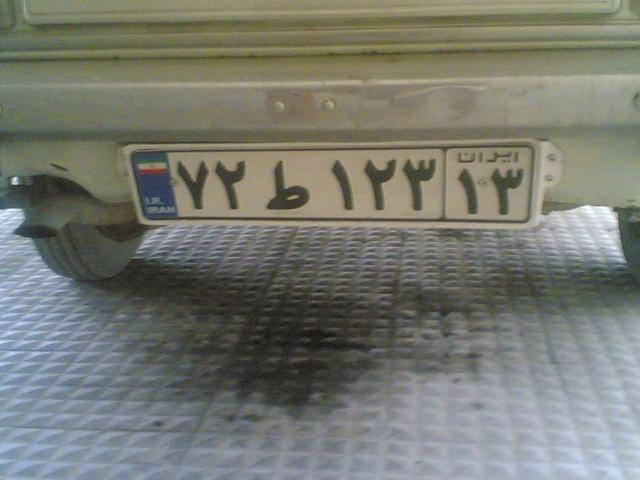
#> input picture projects/license-plate-detection/hough/ds/8.jpg, 640 x 480 px, given in place of 8.png, which was not available
$ python writeOnImg.py
#> lines starting #> are read from the running program, lines starting #| are printed output that depends on the picture; after the words box and inside, x2 and y2 are one past the last pixel; in counts of white or black regions, pixels touching at a corner belong together

import cv2 as cv

image = cv.imread('2/8.png')
#> image is the input picture: shape (480, 640, 3); mean B, G, R 113.2, 121.2, 119.3
FPS = 27
dt = 0.037
cv.putText(image,"Calculation Time: {:.03f} ms   FPS: {:.0f}".format(dt, FPS) ,(20,20), cv.FONT_HERSHEY_PLAIN, 1.4, [255,255,255], 2)
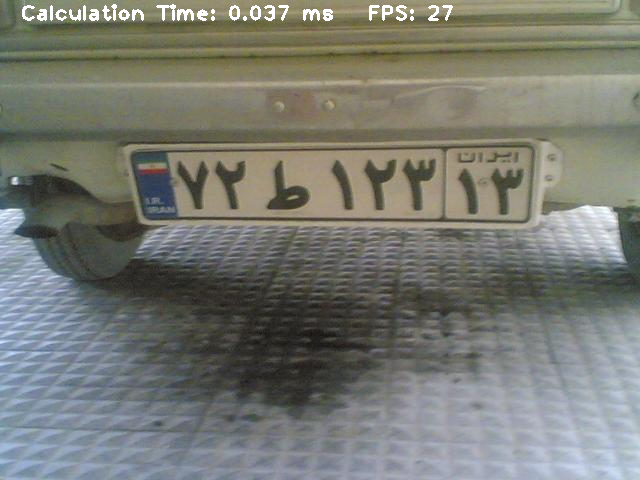
#> image: shape (480, 640, 3); 0.72% of pixels changed, all inside (x1, y1, x2, y2) = (22, 4, 453, 21)
cv.imwrite('filename.png', image)

$ run again, with projects/license-plate-detection/hough/ds/100.jpg copied over projects/license-plate-detection/hough/ds/8.jpg
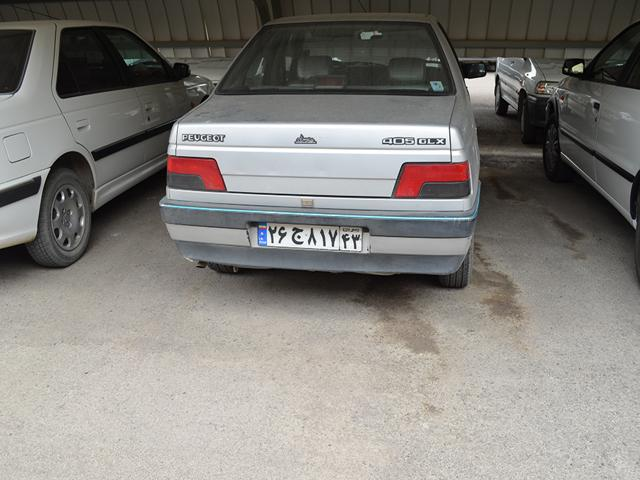
#> input picture projects/license-plate-detection/hough/ds/100.jpg, 640 x 480 px, given in place of 8.png, which was not available
#> image is the input picture: shape (480, 640, 3); mean B, G, R 125.3, 129.6, 132.4
#> `cv.putText(image,"Calculation Time: {:.03f} ms   FPS: {:.0f}".format(d..`:
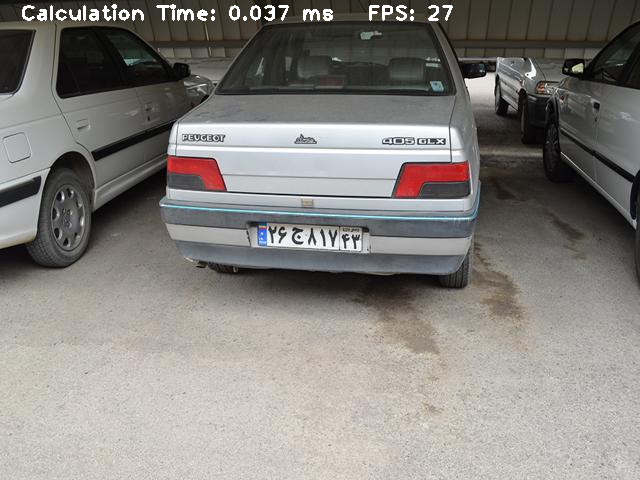
#> image: shape (480, 640, 3); 0.72% of pixels changed, all inside (x1, y1, x2, y2) = (22, 4, 453, 21)

$ run again, with projects/license-plate-detection/hough/ds/101.jpg copied over projects/license-plate-detection/hough/ds/8.jpg
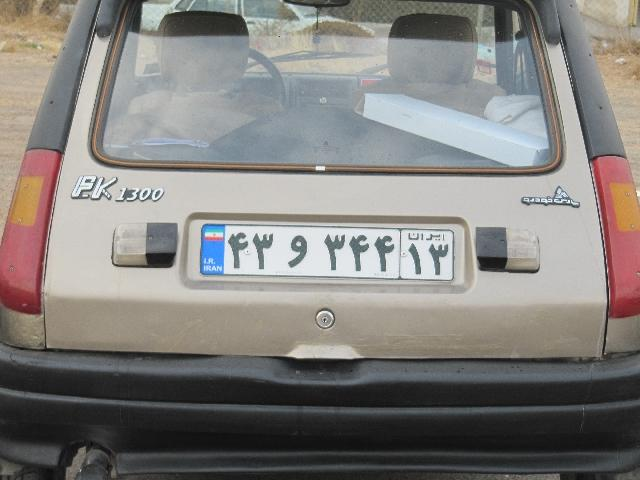
#> input picture projects/license-plate-detection/hough/ds/101.jpg, 640 x 480 px, given in place of 8.png, which was not available
#> image is the input picture: shape (480, 640, 3); mean B, G, R 125.6, 128.8, 131.6
#> `cv.putText(image,"Calculation Time: {:.03f} ms   FPS: {:.0f}".format(d..`:
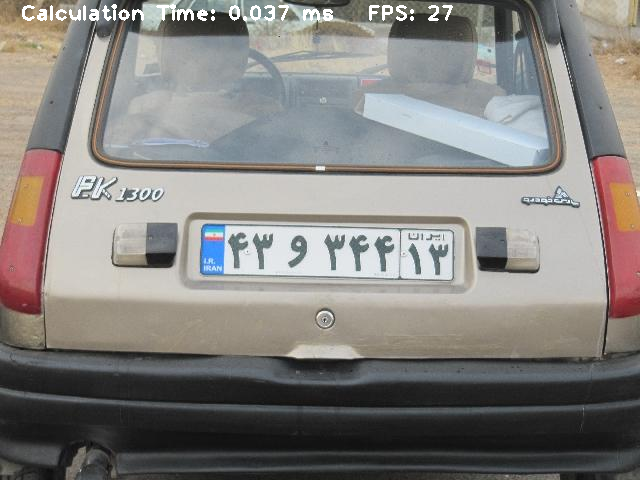
#> image: shape (480, 640, 3); 0.72% of pixels changed, all inside (x1, y1, x2, y2) = (22, 4, 453, 21)

$ run again, with projects/license-plate-detection/hough/ds/105.jpg copied over projects/license-plate-detection/hough/ds/8.jpg
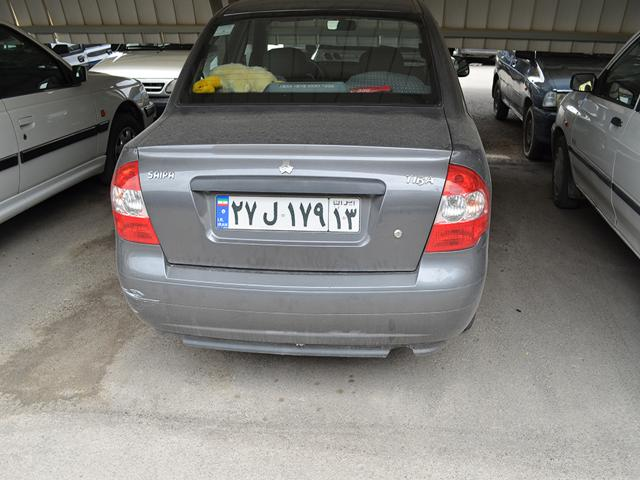
#> input picture projects/license-plate-detection/hough/ds/105.jpg, 640 x 480 px, given in place of 8.png, which was not available
#> image is the input picture: shape (480, 640, 3); mean B, G, R 118.1, 121.1, 123.4
#> `cv.putText(image,"Calculation Time: {:.03f} ms   FPS: {:.0f}".format(d..`:
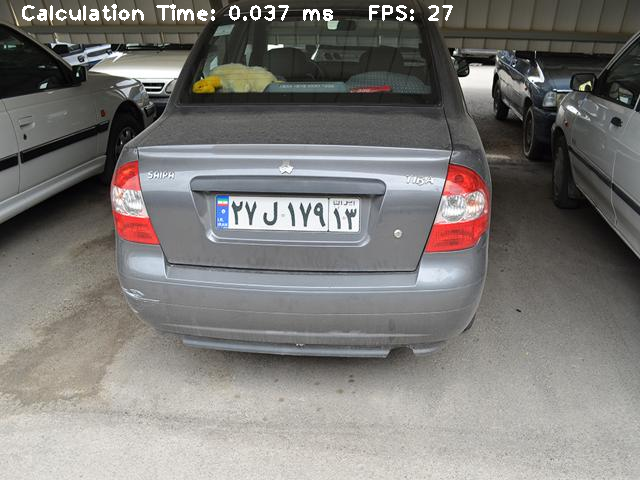
#> image: shape (480, 640, 3); 0.72% of pixels changed, all inside (x1, y1, x2, y2) = (22, 4, 453, 21)
